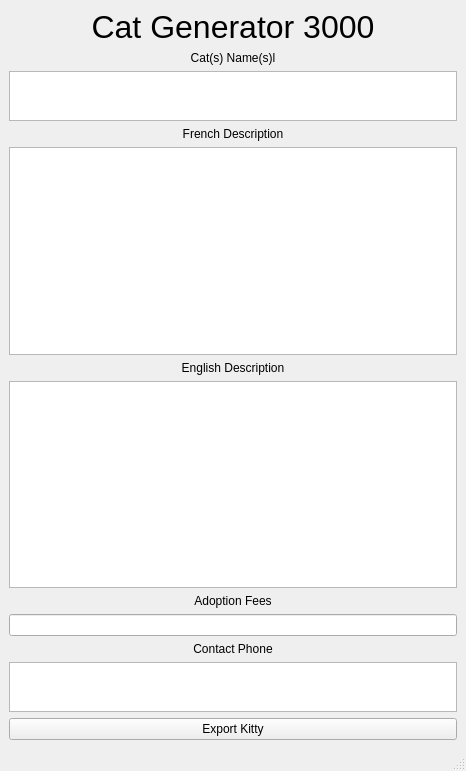
<?xml version="1.0" encoding="UTF-8"?>
<ui version="4.0">
 <class>MainWindow</class>
 <widget class="QMainWindow" name="MainWindow">
  <property name="geometry">
   <rect>
    <x>0</x>
    <y>0</y>
    <width>466</width>
    <height>771</height>
   </rect>
  </property>
  <property name="windowTitle">
   <string>Cat Generator 3000</string>
  </property>
  <widget class="QWidget" name="centralwidget">
   <layout class="QVBoxLayout" name="verticalLayout">
    <item>
     <widget class="QLabel" name="label_2">
      <property name="font">
       <font>
        <pointsize>24</pointsize>
       </font>
      </property>
      <property name="midLineWidth">
       <number>0</number>
      </property>
      <property name="text">
       <string>Cat Generator 3000</string>
      </property>
      <property name="alignment">
       <set>Qt::AlignCenter</set>
      </property>
     </widget>
    </item>
    <item>
     <widget class="QLabel" name="label">
      <property name="text">
       <string>Cat(s) Name(s)l</string>
      </property>
      <property name="alignment">
       <set>Qt::AlignCenter</set>
      </property>
     </widget>
    </item>
    <item>
     <widget class="QTextEdit" name="CatNames">
      <property name="sizePolicy">
       <sizepolicy hsizetype="Expanding" vsizetype="Minimum">
        <horstretch>0</horstretch>
        <verstretch>0</verstretch>
       </sizepolicy>
      </property>
      <property name="minimumSize">
       <size>
        <width>0</width>
        <height>0</height>
       </size>
      </property>
      <property name="maximumSize">
       <size>
        <width>16777215</width>
        <height>50</height>
       </size>
      </property>
     </widget>
    </item>
    <item>
     <widget class="QLabel" name="label_6">
      <property name="text">
       <string>French Description</string>
      </property>
      <property name="alignment">
       <set>Qt::AlignCenter</set>
      </property>
     </widget>
    </item>
    <item>
     <widget class="QTextEdit" name="FrenchDesc"/>
    </item>
    <item>
     <widget class="QLabel" name="label_5">
      <property name="text">
       <string>English Description</string>
      </property>
      <property name="alignment">
       <set>Qt::AlignCenter</set>
      </property>
     </widget>
    </item>
    <item>
     <widget class="QTextEdit" name="EngDesc"/>
    </item>
    <item>
     <widget class="QLabel" name="label_4">
      <property name="text">
       <string>Adoption Fees</string>
      </property>
      <property name="alignment">
       <set>Qt::AlignCenter</set>
      </property>
     </widget>
    </item>
    <item>
     <widget class="QLineEdit" name="AdoptionFees"/>
    </item>
    <item>
     <widget class="QLabel" name="label_3">
      <property name="text">
       <string>Contact Phone</string>
      </property>
      <property name="alignment">
       <set>Qt::AlignCenter</set>
      </property>
     </widget>
    </item>
    <item>
     <widget class="QTextEdit" name="ContactPhone">
      <property name="sizePolicy">
       <sizepolicy hsizetype="Expanding" vsizetype="Minimum">
        <horstretch>0</horstretch>
        <verstretch>0</verstretch>
       </sizepolicy>
      </property>
      <property name="maximumSize">
       <size>
        <width>16777215</width>
        <height>50</height>
       </size>
      </property>
     </widget>
    </item>
    <item>
     <widget class="QPushButton" name="ExportBtn">
      <property name="text">
       <string>Export Kitty</string>
      </property>
     </widget>
    </item>
   </layout>
  </widget>
  <widget class="QMenuBar" name="menubar">
   <property name="geometry">
    <rect>
     <x>0</x>
     <y>0</y>
     <width>466</width>
     <height>21</height>
    </rect>
   </property>
  </widget>
  <widget class="QStatusBar" name="statusbar"/>
 </widget>
 <resources/>
 <connections/>
</ui>
